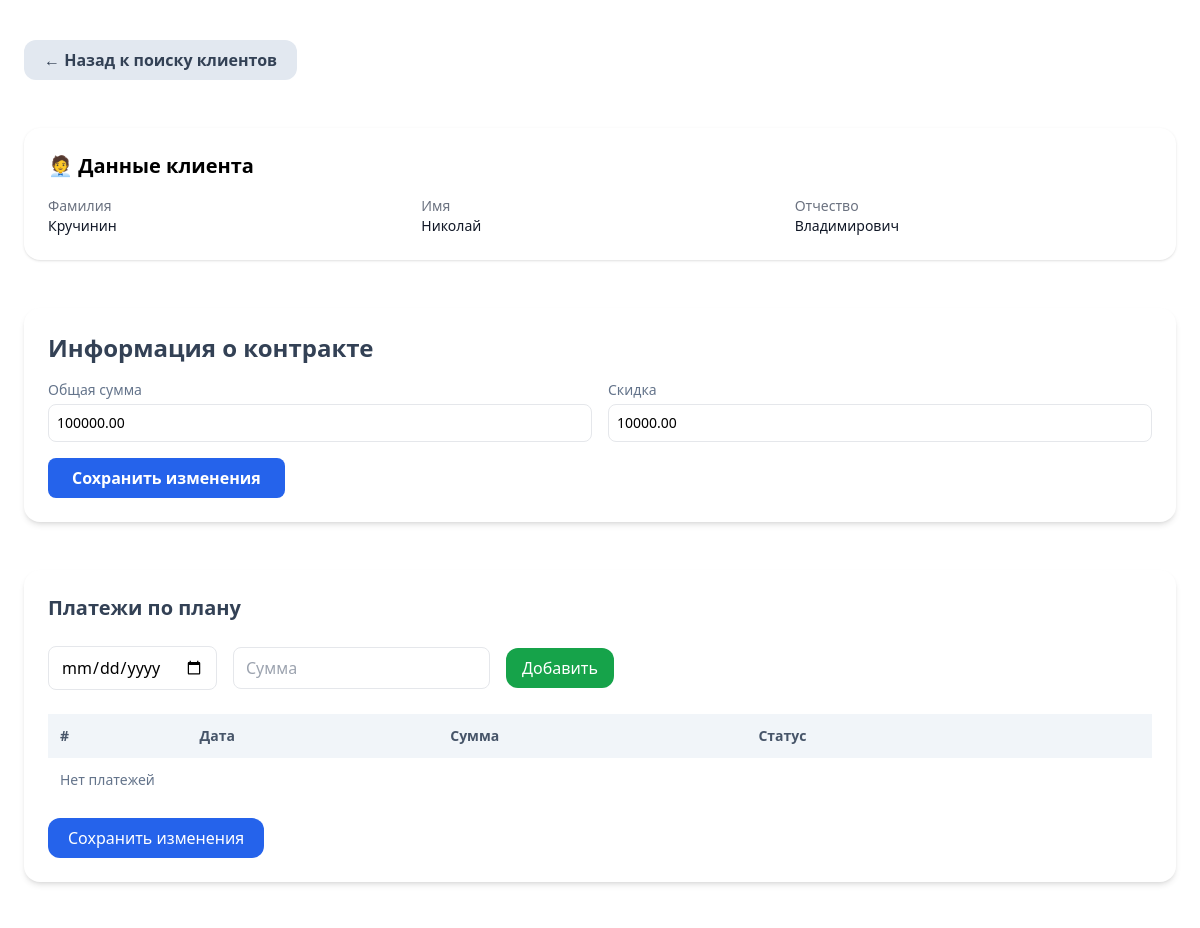
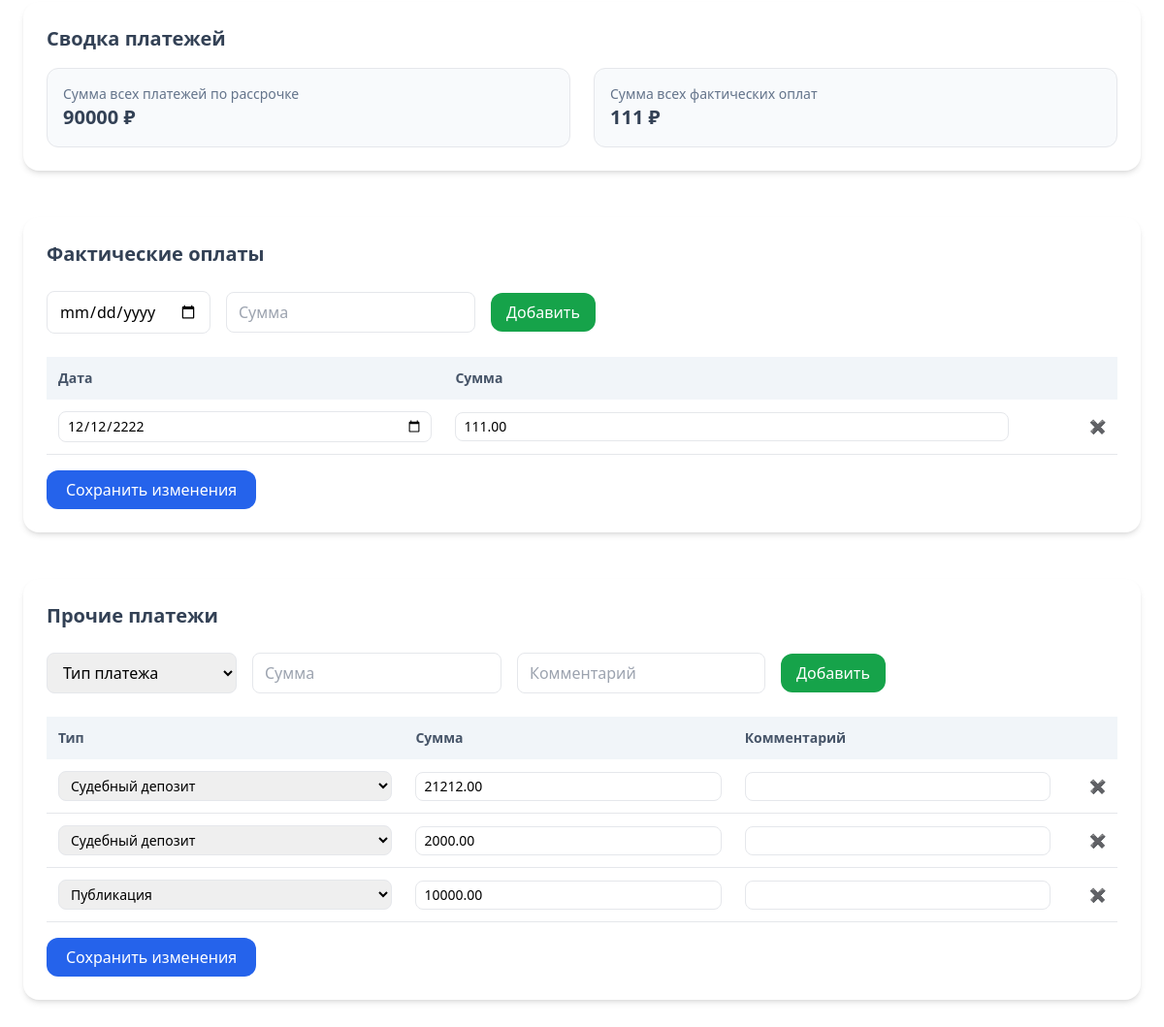
Page /client_admin/1/ on the earlier database version (2 pictures, top to bottom).
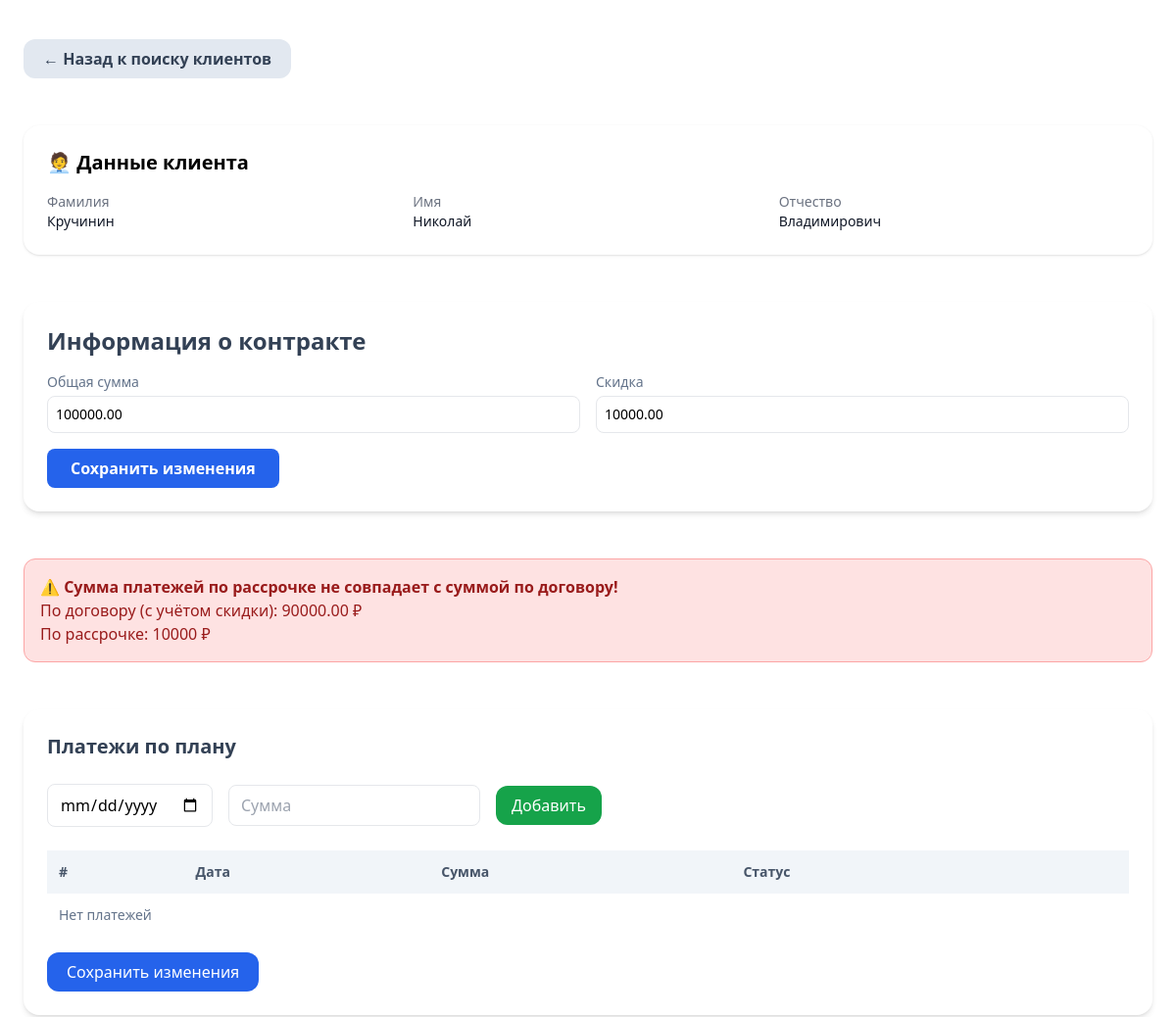
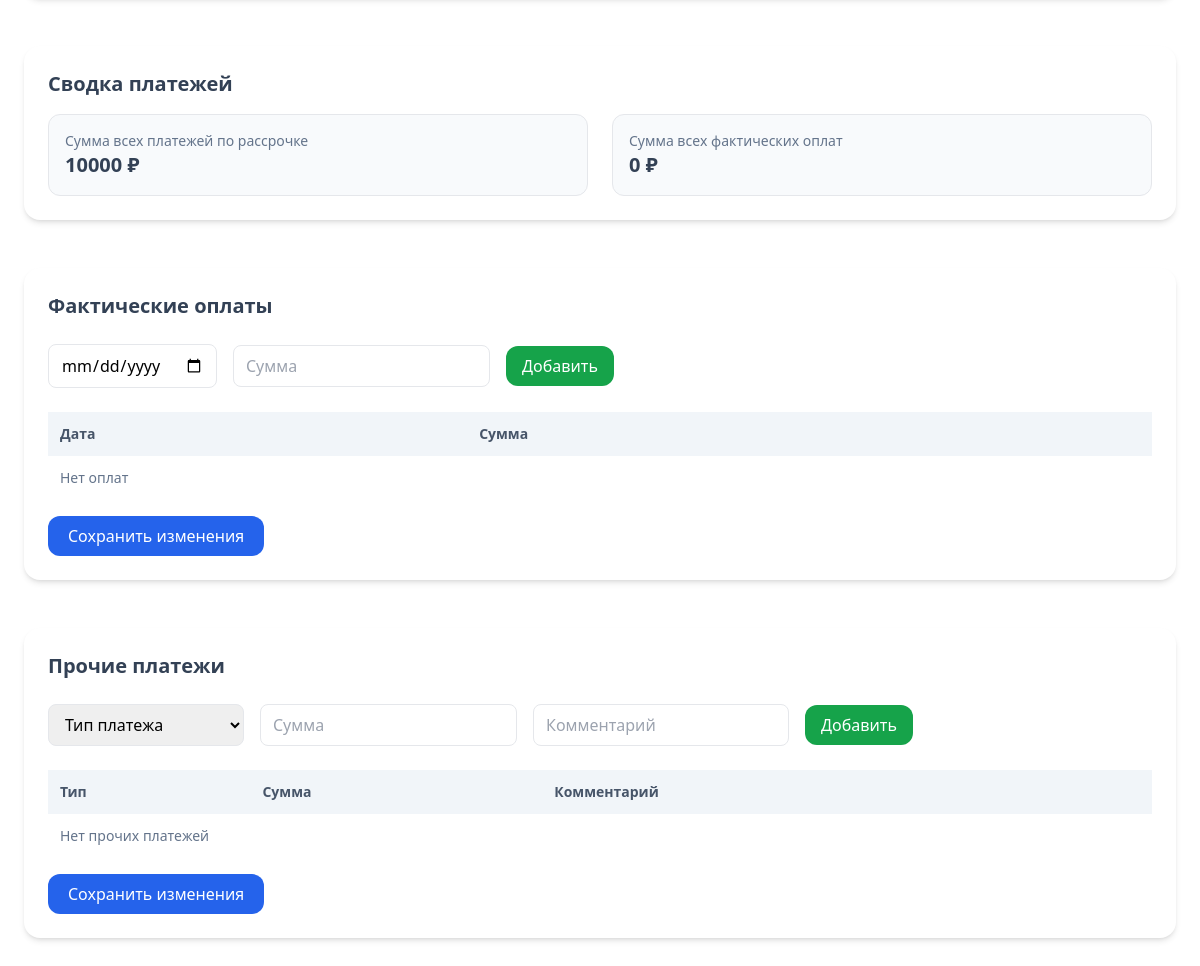
Same page on the later database version (2 pictures, top to bottom).
### payments/models.py (models this page shows, shortened)
class ActualPayment(models.Model):
    plan = models.ForeignKey(
        "InstallmentPlan",
        on_delete=models.CASCADE,
        related_name="actual_payments",
        blank=True,
        null=True
    )
    created_at = models.DateTimeField(auto_now_add=True, null=True, db_index=True)
    payment_date = models.DateField(null=True, blank=True)
    amount = models.DecimalField(max_digits=10, decimal_places=2)
    order_id = models.CharField(max_length=100, blank=True, null=True)
    is_applied = models.BooleanField(default=False, editable=False)
    history = HistoricalRecords()

class OtherPayment(models.Model):
    PAYMENT_TYPES = [
        ('deposit', 'Судебный депозит'),
        ('publication', 'Публикация'),
        ('post', 'Почтовые расходы'),
        ('deposit_extra', 'Дополнительный депозит'),
        ('publication_extra', 'Дополнительная публикация'),
    ]
    client = models.ForeignKey('clients.Client', on_delete=models.CASCADE, related_name='other_payments')
    payment_type = models.CharField(max_length=20, choices=PAYMENT_TYPES)
    amount = models.DecimalField(max_digits=10, decimal_places=2)
    is_paid = models.BooleanField(default=False)
    created_at = models.DateTimeField(auto_now_add=True)
    paid_at = models.DateTimeField(blank=True, null=True)
    comment = models.TextField(blank=True, null=True)
    history = HistoricalRecords()
    class Meta:
        verbose_name = "Прочий платеж"
        verbose_name_plural = "Прочие платежи"
        ordering = ['-created_at']

### payments/views.py (the view)
# urls.py: path('client_admin/<int:client_id>/', client_payments_page, name='client_admin_view'),
def client_payments_page(request, client_id):
    contract = get_object_or_404(Contract, client__id=client_id)
    plan, _ = InstallmentPlan.objects.get_or_create(contract=contract)
    client = contract.client
    installments = InstallmentPayment.objects.filter(plan=plan).order_by("number")
    date_from = request.GET.get("actual_from")
    date_to = request.GET.get("actual_to")
    actuals = ActualPayment.objects.filter(plan=plan)
    if date_from:
        actuals = actuals.filter(payment_date__gte=date_from)
    if date_to:
        actuals = actuals.filter(payment_date__lte=date_to)
    actuals = ActualPayment.objects.filter(plan=plan).order_by("payment_date", "id")
    total_installments_sum = installments.aggregate(models.Sum("amount_due"))["amount_due__sum"] or 0
    total_actuals_sum = actuals.aggregate(models.Sum("amount"))["amount__sum"] or 0
    contract_final_amount = (contract.total_amount or 0) - (contract.discount or 0)
    other_payments = OtherPayment.objects.filter(client__id=client_id).order_by("-created_at")
    return render(request, "client_payments_page.html", {
        "client": client,
        "contract": contract,
        "plan": plan,
        "text"

        "installments": installments,
        "actuals": actuals,
        "total_installments_sum": total_installments_sum,
        "total_actuals_sum": total_actuals_sum,
        "contract_final_amount": contract_final_amount,
        "other_payments": other_payments,
        "date_from": date_from,
        "date_to": date_to,
    })

### payments/templates/client_payments_page.html (shortened to what the changed rows need)
{% load static %}
<script src="https://cdn.tailwindcss.com"></script>
<div class="max-w-6xl mx-auto py-10 space-y-12">
<a href="{% url 'client_search' %}"
   class="inline-block px-5 py-2 bg-slate-200 text-slate-700 rounded-xl
          font-semibold hover:bg-slate-300 transition">
    ← Назад к поиску клиентов
</a>
<section class="bg-white rounded-2xl shadow p-6 mb-6">
  <h2 class="text-xl font-semibold mb-4">🧑‍💼 Данные клиента</h2>
  <div class="grid grid-cols-1 md:grid-cols-3 gap-4 text-sm">
  </div>
</section>
<section class="bg-white shadow-md rounded-2xl p-6 space-y-4">
    <h2 class="text-2xl font-bold text-slate-700">Информация о контракте</h2>
    <form action="{% url 'update_contract_info' contract.id %}" method="POST" class="space-y-4">
    </form>
</section>
{% if total_installments_sum != contract_final_amount %}
<div class="p-4 rounded-xl bg-red-100 border border-red-300 text-red-800">
    ⚠️ <b>Сумма платежей по рассрочке не совпадает с суммой по договору!</b><br>
    По договору (с учётом скидки): {{ contract_final_amount }} ₽<br>
    По рассрочке: {{ total_installments_sum }} ₽
</div>
{% endif %}
    <section class="bg-white shadow-md rounded-2xl p-6 space-y-6">
        <h2 class="text-xl font-bold text-slate-700">Платежи по плану</h2>
                <form method="POST" action="/installment/create/" class="flex items-center gap-4">
                </form>
        <form id="installments-form">
            <table class="w-full text-left border-collapse">
                <thead>
                    <tr class="bg-slate-100 text-sm text-slate-600">
                        <th class="p-3">#</th>
                        <th class="p-3">Дата</th>
                        <th class="p-3">Сумма</th>
                        <th class="p-3">Статус</th>
                        <th class="p-3"></th>
                    </tr>
                </thead>
            </table>
        </form>
    </section>
<section class="bg-white shadow-md rounded-2xl p-6 space-y-4">
    <h2 class="text-xl font-bold text-slate-700">Сводка платежей</h2>
    <div class="grid grid-cols-1 md:grid-cols-2 gap-6 text-sm">
        <div class="p-4 rounded-xl bg-slate-50 border">
            <p class="text-slate-500">Сумма всех платежей по рассрочке</p>
            <p class="text-xl font-bold text-slate-700">
                {{ total_installments_sum }} ₽
            </p>
        </div>
        <div class="p-4 rounded-xl bg-slate-50 border">
            <p class="text-slate-500">Сумма всех фактических оплат</p>
            <p class="text-xl font-bold text-slate-700">
                {{ total_actuals_sum }} ₽
            </p>
        </div>
    </div>
</section>
    <section class="bg-white shadow-md rounded-2xl p-6 space-y-6">
        <h2 class="text-xl font-bold text-slate-700">Фактические оплаты</h2>
<form method="POST" action="/actual/create/" class="flex items-center gap-4">
            </form>
        <form id="actuals-form">
            <table class="w-full text-left border-collapse">
                <thead>
                    <tr class="bg-slate-100 text-sm text-slate-600">
                        <th class="p-3">Дата</th>
                        <th class="p-3">Сумма</th>
                        <th class="p-3"></th>
                    </tr>
                </thead>
                <tbody class="text-sm">
                    {% for p in actuals %}
                    <tr class="border-b hover:bg-slate-50">
                        <td class="p-3">
                            <input type="date"
                                   name="actual_{{ p.id }}_date"
                                   value="{{ p.payment_date|date:'Y-m-d' }}"
                                   class="w-full border rounded-lg px-2 py-1">
                        </td>
                        <td class="p-3">
                            <input type="number"
                                   name="actual_{{ p.id }}_amount"
                                   value="{{ p.amount }}"
                                   class="w-full border rounded-lg px-2 py-1">
                        </td>
                        <td class="p-3 text-right">
                            <button type="button"
                                    class="delete-btn text-red-600"
                                    data-id="{{ p.id }}"
                                    data-type="actual">
                                ✖
                            </button>
                        </td>
                    </tr>
                    {% empty %}
                    <tr>
                        <td class="p-3 text-slate-500" colspan="3">Нет оплат</td>
                    </tr>
                    {% endfor %}
                </tbody>
            </table>
        </form>
    </section>
<section class="bg-white shadow-md rounded-2xl p-6 space-y-6">
    <h2 class="text-xl font-bold text-slate-700">Прочие платежи</h2>
    <form method="POST" action="{% url 'create_other_payments' %}" class="flex items-center gap-4">
    </form>
    <form id="others-form">
        <table class="w-full text-left border-collapse">
            <thead>
                <tr class="bg-slate-100 text-sm text-slate-600">
                    <th class="p-3">Тип</th>
                    <th class="p-3">Сумма</th>
                    <th class="p-3">Комментарий</th>
                    <th class="p-3"></th>
                </tr>
            </thead>
            <tbody class="text-sm">
                {% for op in contract.client.other_payments.all %}
                <tr class="border-b hover:bg-slate-50">
                    <td class="p-3">
                        <select name="other_{{ op.id }}_type"
                                class="border rounded-lg px-2 py-1 w-full">
                            {% for key, label in op.PAYMENT_TYPES %}
                            <option value="{{ key }}"
                                {% if op.payment_type == key %}selected{% endif %}>
                                {{ label }}
                            </option>
                            {% endfor %}
                        </select>
                    </td>
                    <td class="p-3">
                        <input type="number"
                               name="other_{{ op.id }}_amount"
                               value="{{ op.amount }}"
                               class="w-full border rounded-lg px-2 py-1">
                    </td>
                    <td class="p-3">
                        <input type="text"
                               name="other_{{ op.id }}_comment"
                               value="{{ op.comment }}"
                               class="w-full border rounded-lg px-2 py-1">
                    </td>
                    <td class="p-3 text-right">
                        <button type="button"
                                class="delete-btn text-red-600"
                                data-id="{{ op.id }}"
                                data-type="other"
                                data-url="{% url 'delete_other_payment' op.id %}">
                            ✖
                        </button>
                    </td>
                </tr>
                {% empty %}
                <tr>
                    <td class="p-3 text-slate-500" colspan="4">
                        Нет прочих платежей
                    </td>
                </tr>
                {% endfor %}
            </tbody>
        </table>
    </form>
</section>
</div>

Differences in the rows shown:
removed ActualPayment: payment_date "12/12/2222", amount "111.00"
removed OtherPayment: payment_type+id "Судебный депозит", amount "21212.00"
removed OtherPayment: payment_type+id "Судебный депозит", amount "2000.00"
removed OtherPayment: payment_type+id "Публикация", amount "10000.00"
Other differences:
{{ contract_final_amount }}: (not shown) → "90000.00"
{{ total_installments_sum }}: (not shown) → "10000"
{{ total_installments_sum }}: "90000" → "10000"
{{ total_actuals_sum }}: "111" → "0"
text now shown: "⚠️ Сумма платежей по рассрочке не совпадает с суммой по договору! По договору (с учётом скидки): ₽ По рассрочке: ₽ Нет оплат Нет прочих платежей"
